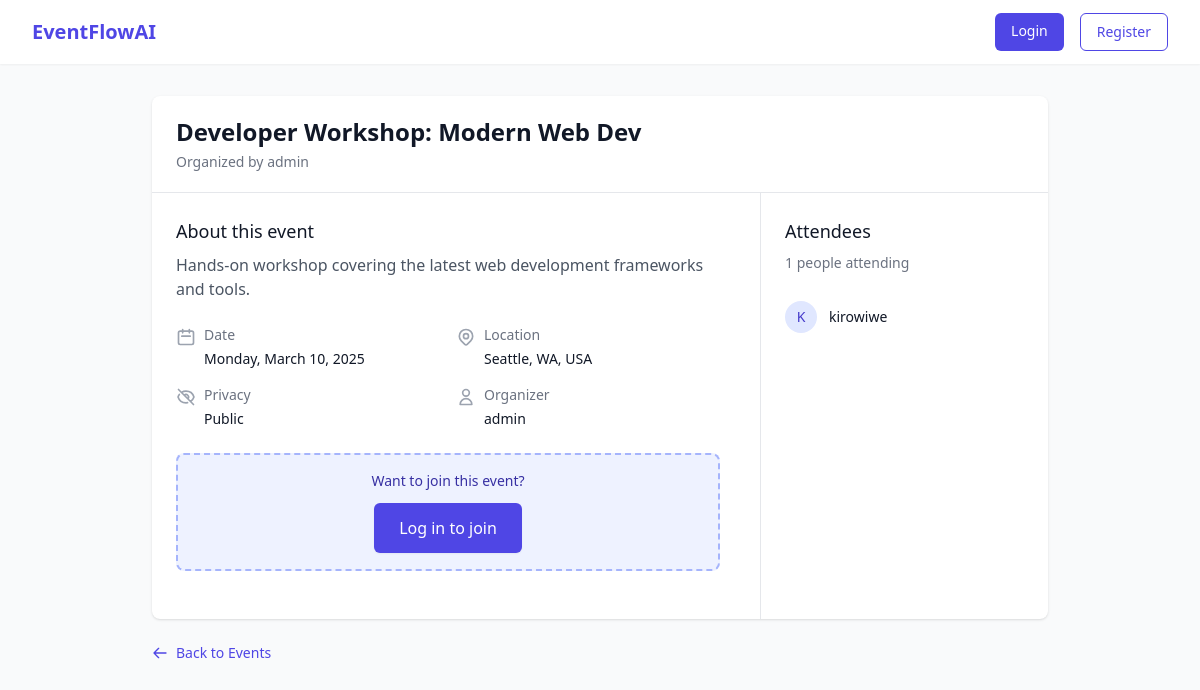
/event/3, run on the app's committed database.
### app.py (models this page shows, shortened)
class Event(db.Model):
    id = db.Column(db.Integer, primary_key=True)
    title = db.Column(db.String(100), nullable=False)
    description = db.Column(db.Text, nullable=True)
    location = db.Column(db.String(100), nullable=False)  # Added location field
    date = db.Column(db.DateTime, nullable=False)
    privacy = db.Column(db.String(20), nullable=False)
    organizer_id = db.Column(db.Integer, db.ForeignKey('user.id'), nullable=False)
    event_popularity = db.Column(db.Float, default=0.5)
    attendees = db.relationship('EventAttendee', backref='event', lazy=True)

class User(UserMixin, db.Model):
    id = db.Column(db.Integer, primary_key=True)
    username = db.Column(db.String(80), unique=True, nullable=False)
    email = db.Column(db.String(120), unique=True, nullable=False)
    password_hash = db.Column(db.String(128))
    events = db.relationship('Event', backref='organizer', lazy=True)
    birthyear = db.Column(db.Integer)
    gender = db.Column(db.String(10))
    locale = db.Column(db.String(10))
    location = db.Column(db.String(100))
    timezone = db.Column(db.Integer)
    joinedAt = db.Column(db.DateTime, default=datetime.utcnow)
    interests = db.relationship('UserInterests', backref='user', lazy=True)
    joined_events = db.relationship('EventAttendee', backref='user', lazy=True)

### app.py (the view)
@app.route('/event/<int:event_id>')
def event_details(event_id):
    event = Event.query.get_or_404(event_id)
    is_attending = False
    if current_user.is_authenticated:
        is_attending = EventAttendee.query.filter_by(
            user_id=current_user.id,
            event_id=event_id
        ).first() is not None
    attendees = User.query.join(EventAttendee).filter(
        EventAttendee.event_id == event_id
    ).all()
    return render_template(
        'event_details.html',
        event=event,
        is_attending=is_attending,
        attendees=attendees
    )

### templates/event_details.html (shortened to what this page needs)
{% extends 'base.html' %}
{% block content %}
<div class="max-w-4xl mx-auto">
  <div class="bg-white shadow overflow-hidden sm:rounded-lg">
    <div class="px-4 py-5 sm:px-6 flex justify-between items-center">
      <div>
        <h1 class="text-2xl font-bold text-gray-900 mb-1">{{ event.title }}</h1>
        <p class="text-sm text-gray-500">Organized by {{ event.organizer.username }}</p>
      </div>
    </div>
    <div class="border-t border-gray-200">
      <div class="grid grid-cols-1 md:grid-cols-3 gap-4">
        <div class="md:col-span-2 p-6">
          <h3 class="text-lg font-medium text-gray-900 mb-2">About this event</h3>
          <p class="text-gray-600 mb-6">{{ event.description or 'No description provided.' }}</p>
          <div class="grid grid-cols-1 sm:grid-cols-2 gap-4 mb-6">
            <div class="flex items-start">
              <svg class="h-5 w-5 text-gray-400 mt-0.5 mr-2" fill="none" stroke="currentColor" viewBox="0 0 24 24">
                <path stroke-linecap="round" stroke-linejoin="round" stroke-width="2" d="M8 7V3m8 4V3m-9 8h10M5 21h14a2 2 0 002-2V7a2 2 0 00-2-2H5a2 2 0 00-2 2v12a2 2 0 002 2z"/>
              </svg>
              <div>
                <p class="text-sm font-medium text-gray-500">Date</p>
                <p class="mt-1 text-sm text-gray-900">{{ event.date.strftime('%A, %B %d, %Y') }}</p>
              </div>
            </div>
            <div class="flex items-start">
              <div>
                <p class="text-sm font-medium text-gray-500">Location</p>
                <p class="mt-1 text-sm text-gray-900">{{ event.location }}</p>
              </div>
            </div>
            <div class="flex items-start">
              <div>
                <p class="text-sm font-medium text-gray-500">Privacy</p>
                <p class="mt-1 text-sm text-gray-900">{{ event.privacy.capitalize() }}</p>
              </div>
            </div>
            <div class="flex items-start">
              <svg class="h-5 w-5 text-gray-400 mt-0.5 mr-2" fill="none" stroke="currentColor" viewBox="0 0 24 24">
                <path stroke-linecap="round" stroke-linejoin="round" stroke-width="2" d="M16 7a4 4 0 11-8 0 4 4 0 018 0zM12 14a7 7 0 00-7 7h14a7 7 0 00-7-7z"/>
              </svg>
              <div>
                <p class="text-sm font-medium text-gray-500">Organizer</p>
                <p class="mt-1 text-sm text-gray-900">{{ event.organizer.username }}</p>
              </div>
            </div>
          </div>
          {% if current_user.is_authenticated %}
            {% if event.organizer_id != current_user.id %}
              <div class="mt-6 mb-6 p-4 border-2 border-dashed border-indigo-300 rounded-lg bg-indigo-50">
                {% if is_attending %}
                  <div class="text-center">
                    <p class="text-sm font-medium text-indigo-800 mb-3">You're attending this event!</p>
                    <form action="{{ url_for('leave_event', event_id=event.id) }}" method="POST">
                      <button type="submit" class="inline-flex justify-center items-center px-4 py-2 border border-transparent rounded-md shadow-sm text-sm font-medium text-white bg-red-600 hover:bg-red-700 focus:outline-none focus:ring-2 focus:ring-offset-2 focus:ring-red-500">
                        <svg class="mr-2 -ml-1 h-4 w-4" fill="none" stroke="currentColor" viewBox="0 0 24 24">
                          <path stroke-linecap="round" stroke-linejoin="round" stroke-width="2" d="M17 16l4-4m0 0l-4-4m4 4H7m6 4v1a3 3 0 01-3 3H6a3 3 0 01-3-3V7a3 3 0 013-3h4a3 3 0 013 3v1"/>
                        </svg>
                        Leave Event
                      </button>
                    </form>
                  </div>
                {% else %}
                  <div class="text-center">
                    <p class="text-sm font-medium text-indigo-800 mb-3">Interested in attending? Join this event!</p>
                    <form action="{{ url_for('join_event', event_id=event.id) }}" method="POST">
                      <button type="submit" class="inline-flex justify-center items-center px-6 py-3 border border-transparent rounded-md shadow-sm text-base font-medium text-white bg-indigo-600 hover:bg-indigo-700 focus:outline-none focus:ring-2 focus:ring-offset-2 focus:ring-indigo-500">
                        <svg class="mr-2 -ml-1 h-5 w-5" fill="none" stroke="currentColor" viewBox="0 0 24 24">
                          <path stroke-linecap="round" stroke-linejoin="round" stroke-width="2" d="M18 9v3m0 0v3m0-3h3m-3 0h-3m-2-5a4 4 0 11-8 0 4 4 0 018 0zM3 20a6 6 0 0112 0v1H3v-1z"/>
                        </svg>
                        Join Event
                      </button>
                    </form>
                  </div>
                {% endif %}
              </div>
            {% else %}
              <div class="mt-6 mb-6 p-4 border-2 border-dashed border-yellow-300 rounded-lg bg-yellow-50">
                <div class="text-center">
                  <p class="text-sm font-medium text-yellow-800 mb-3">You are the organizer of this event</p>
                </div>
              </div>
            {% endif %}
          {% else %}
            <div class="mt-6 mb-6 p-4 border-2 border-dashed border-indigo-300 rounded-lg bg-indigo-50">
              <div class="text-center">
                <p class="text-sm font-medium text-indigo-800 mb-3">Want to join this event?</p>
                <a href="{{ url_for('login') }}" class="inline-flex justify-center items-center px-6 py-3 border border-transparent rounded-md shadow-sm text-base font-medium text-white bg-indigo-600 hover:bg-indigo-700 focus:outline-none focus:ring-2 focus:ring-offset-2 focus:ring-indigo-500">
                  Log in to join
                </a>
              </div>
            </div>
          {% endif %}
        </div>
        <div class="border-t md:border-t-0 md:border-l border-gray-200 p-6">
          <div class="mb-4">
            <h3 class="text-lg font-medium text-gray-900 mb-2">Attendees</h3>
            <p class="text-sm text-gray-500">{{ attendees|length }} people attending</p>
          </div>
          {% if attendees %}
            <ul class="divide-y divide-gray-200">
              {% for attendee in attendees %}
                <li class="py-3 flex items-center">
                  <div class="flex-shrink-0 h-8 w-8 rounded-full bg-indigo-100 flex items-center justify-center">
                    <span class="text-indigo-700 font-medium text-sm">{{ attendee.username[0] | upper }}</span>
                  </div>
                  <div class="ml-3">
                    <p class="text-sm font-medium text-gray-900">{{ attendee.username }}</p>
                  </div>
                </li>
              {% endfor %}
            </ul>
          {% else %}
            <div class="text-center py-6">
              <p class="text-sm text-gray-500">No attendees yet. Be the first to join!</p>
            </div>
          {% endif %}
        </div>
      </div>
    </div>
  </div>
  <div class="mt-6">
    <a href="{{ url_for('home') }}" class="inline-flex items-center text-sm font-medium text-indigo-600 hover:text-indigo-500">
      <svg class="mr-2 h-4 w-4" fill="none" stroke="currentColor" viewBox="0 0 24 24">
        <path stroke-linecap="round" stroke-linejoin="round" stroke-width="2" d="M10 19l-7-7m0 0l7-7m-7 7h18"/>
      </svg>
      Back to Events
    </a>
  </div>
</div>
{% endblock %}

### data on the page
Event: title "Developer Workshop: Modern Web Dev", description "Hands-on workshop covering the latest web development frameworks and tools.", date "Monday, March 10, 2025", location "Seattle, WA, USA", privacy "Public"
User: organizer.username "admin"
User: username "K", username "kirowiwe"

### other printed values
{{ attendees|length }} "1"
